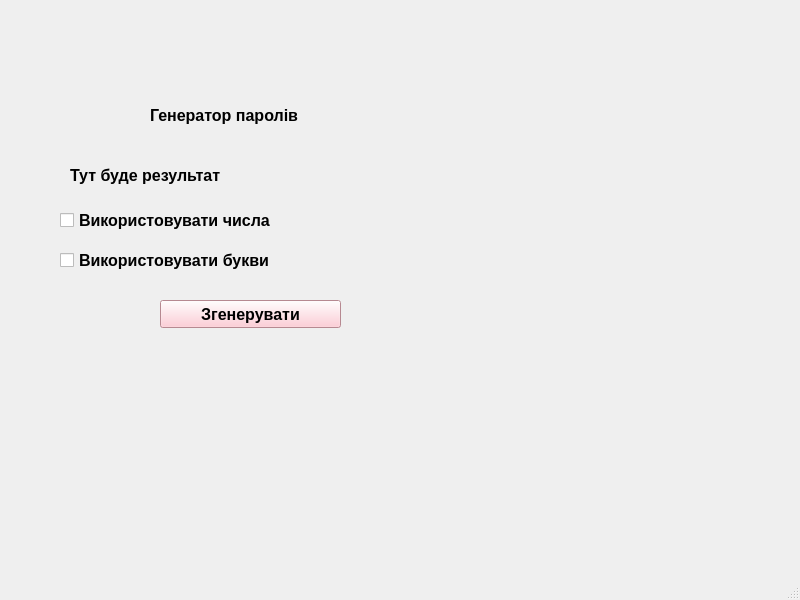
<?xml version="1.0" encoding="UTF-8"?>
<ui version="4.0">
 <class>MainWindow</class>
 <widget class="QMainWindow" name="MainWindow">
  <property name="geometry">
   <rect>
    <x>0</x>
    <y>0</y>
    <width>800</width>
    <height>600</height>
   </rect>
  </property>
  <property name="font">
   <font>
    <pointsize>12</pointsize>
    <weight>75</weight>
    <bold>true</bold>
   </font>
  </property>
  <property name="windowTitle">
   <string>MainWindow</string>
  </property>
  <widget class="QWidget" name="centralwidget">
   <widget class="QPushButton" name="vkdfjde22">
    <property name="geometry">
     <rect>
      <x>160</x>
      <y>300</y>
      <width>181</width>
      <height>28</height>
     </rect>
    </property>
    <property name="styleSheet">
     <string notr="true">background-color: pink
</string>
    </property>
    <property name="text">
     <string>Згенерувати</string>
    </property>
   </widget>
   <widget class="QLabel" name="label21">
    <property name="geometry">
     <rect>
      <x>150</x>
      <y>100</y>
      <width>201</width>
      <height>31</height>
     </rect>
    </property>
    <property name="text">
     <string>Генератор паролів</string>
    </property>
   </widget>
   <widget class="QLabel" name="label_23">
    <property name="geometry">
     <rect>
      <x>70</x>
      <y>160</y>
      <width>211</width>
      <height>31</height>
     </rect>
    </property>
    <property name="text">
     <string>Тут буде результат</string>
    </property>
   </widget>
   <widget class="QCheckBox" name="checkBox1">
    <property name="geometry">
     <rect>
      <x>60</x>
      <y>210</y>
      <width>271</width>
      <height>20</height>
     </rect>
    </property>
    <property name="text">
     <string>Використовувати числа</string>
    </property>
   </widget>
   <widget class="QCheckBox" name="checkBox_22">
    <property name="geometry">
     <rect>
      <x>60</x>
      <y>250</y>
      <width>271</width>
      <height>20</height>
     </rect>
    </property>
    <property name="text">
     <string>Використовувати букви</string>
    </property>
   </widget>
  </widget>
  <widget class="QMenuBar" name="menubar">
   <property name="geometry">
    <rect>
     <x>0</x>
     <y>0</y>
     <width>800</width>
     <height>34</height>
    </rect>
   </property>
  </widget>
  <widget class="QStatusBar" name="statusbar3"/>
 </widget>
 <resources/>
 <connections/>
</ui>
